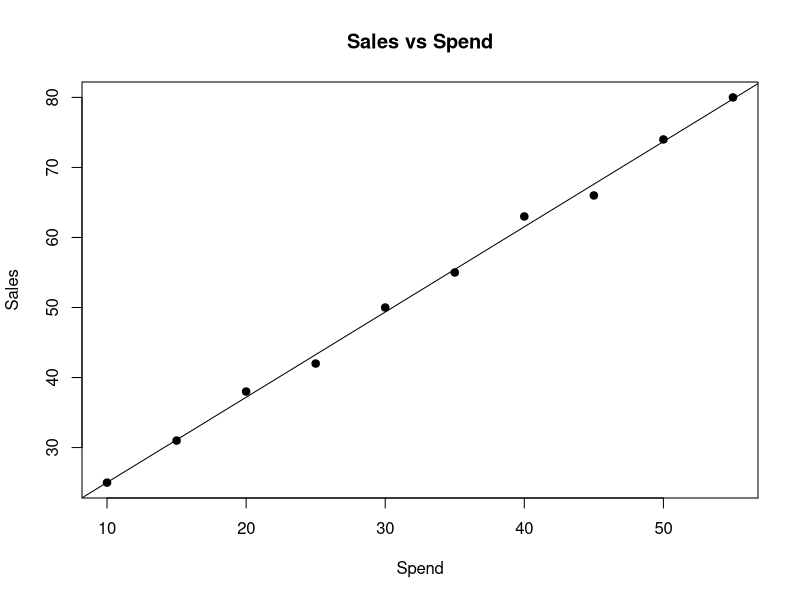

Write the R code that produced this figure.
# Program 19: Build a regression model on advertising dataset (Sales ~ Spend) and predict Sales.

advertising <- data.frame(
  Spend = c(10, 15, 20, 25, 30, 35, 40, 45, 50, 55),
  Sales = c(25, 31, 38, 42, 50, 55, 63, 66, 74, 80)
)

model <- lm(Sales ~ Spend, data = advertising)
print(summary(model))

# Predict Sales for new Spend values
new_data <- data.frame(Spend = c(60, 70))
predicted_sales <- predict(model, new_data)
print(predicted_sales)

# Plot data and regression line
plot(advertising$Spend, advertising$Sales, pch = 19,
     xlab = "Spend", ylab = "Sales", main = "Sales vs Spend")
abline(model)
